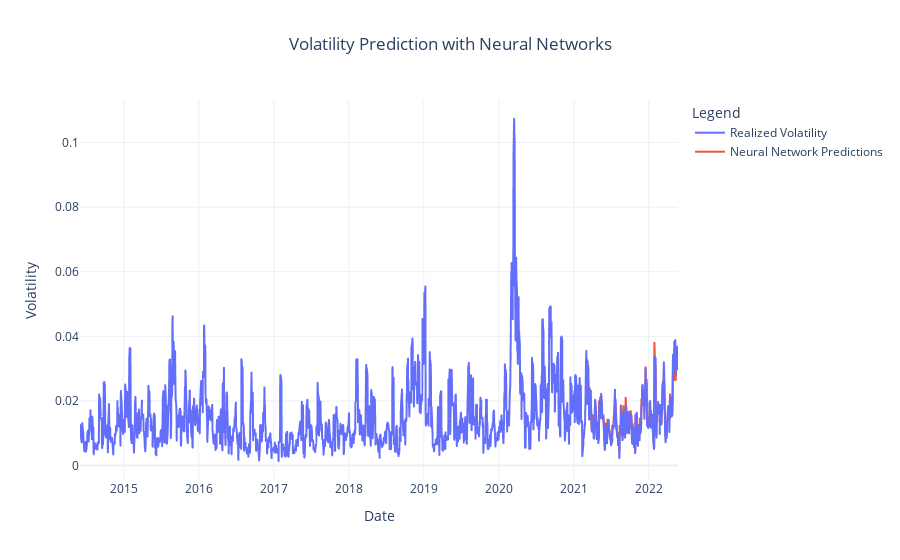

The code cell stored with this chart in its notebook:
### Code cell
nn_forecast_df = DL_predict / 100
nn_forecast_df.columns = ['Preds']
fig = px.line(realized_vol / 100, template='plotly_white', labels={'value':'Volatility'}, title='Volatility Prediction with Neural Networks')
fig.for_each_trace(lambda t: t.update(name = newnames[t.name],
                                      legendgroup = newnames[t.name],
                                      hovertemplate = t.hovertemplate.replace(t.name, newnames[t.name])
                                     )
                  )
fig.add_trace(go.Scatter(x=nn_forecast_df.index, y=nn_forecast_df['Preds'], mode='lines', name='Neural Network Predictions'))
fig.update_layout(
    title_x=0.5,
    legend_title="Legend"
)
fig.show()

### Figure 1 — Plotly figure (JSON) as saved in the notebook; plotly's stock layout.template omitted (floating-point values rounded to 4 significant figures; data arrays with more than 128 entries replaced by an {"elided": "..."} marker saying what was removed)
{"data": [{"hovertemplate": "variable=Realized Volatility<br>Date=%{x}<br>Volatility=%{y}<extra></extra>", "legendgroup": "Realized Volatility", "line": {"color": "#636efa", "dash": "solid"}, "marker": {"symbol": "circle"}, "mode": "lines", "name": "Realized Volatility", "showlegend": true, "type": "scattergl", "x": {"elided": "2010 str values"}, "xaxis": "x", "y": {"elided": "2010 float values"}, "yaxis": "y"}, {"mode": "lines", "name": "Neural Network Predictions", "type": "scatter", "x": {"elided": "300 str values"}, "y": {"elided": "300 float values"}}], "layout": {"legend": {"title": {"text": "Legend"}, "tracegroupgap": 0}, "title": {"text": "Volatility Prediction with Neural Networks", "x": 0.5}, "xaxis": {"anchor": "y", "domain": [0, 1], "title": {"text": "Date"}}, "yaxis": {"anchor": "x", "domain": [0, 1], "title": {"text": "Volatility"}}}}
